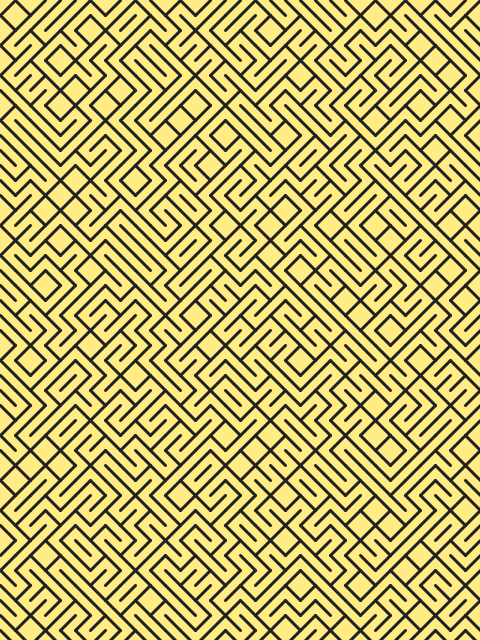
Frame 1 (no input)
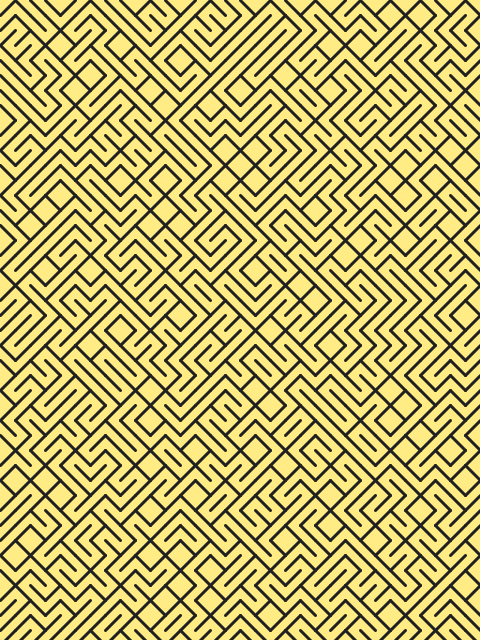
Frame 2 (the mouse pressed at the canvas centre, redrawn once)

The Processing sketch that drew these frames (run headless with seeded random() and noise(); the mouse was pressed at the canvas centre and the sketch redrawn once):

// Processing sketch: labyrinth
// ── labyrinth.pde
// Manuale di Programmazione Cinematografica
// Daniele Olmisani, 2015

// Labyrinth

// See also:
// 10 PRINT CHR$(205.5+RND(1)); : GOTO 10

final color PAPER = color(255, 236, 132);
final color INK = color(32, 32, 32);

final float SCALE = 15.0;
final float STROKE = 3.0;

void setup() {
  size(480, 640);
  noLoop();
}

void draw() {
  
  scale(SCALE);
  
  final float MAX_X = width/SCALE;
  final float MAX_Y = height/SCALE;
  
  background(PAPER);
  
  noFill();
  stroke(INK);
  strokeCap(ROUND);
  strokeWeight(STROKE / SCALE);
  
  for (int x=0; x<MAX_X; x++) {
    for (int y=0; y<MAX_Y; y++) {

      float r = random(1);
      line(x+(int)(0.5+r), y, x+(int)(1.5-r), y+1);
    }
  }

  save("labyrinth.png");
}
